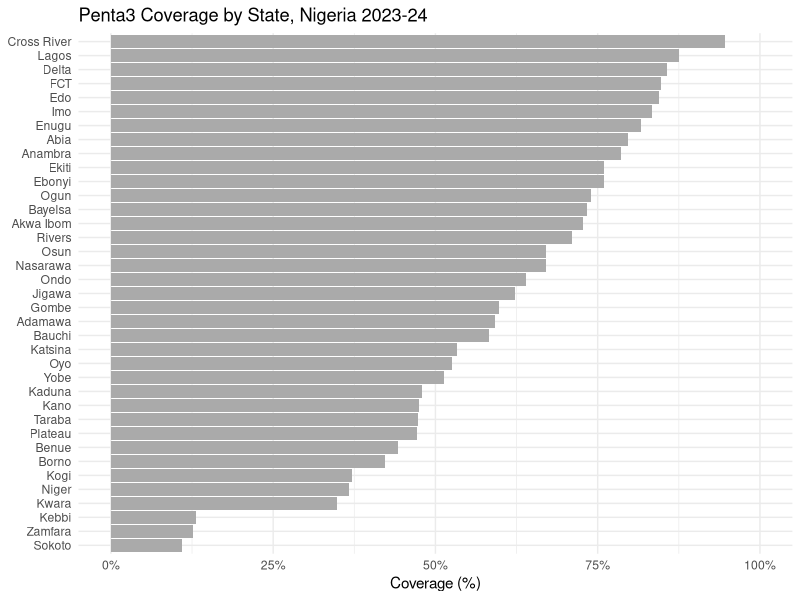
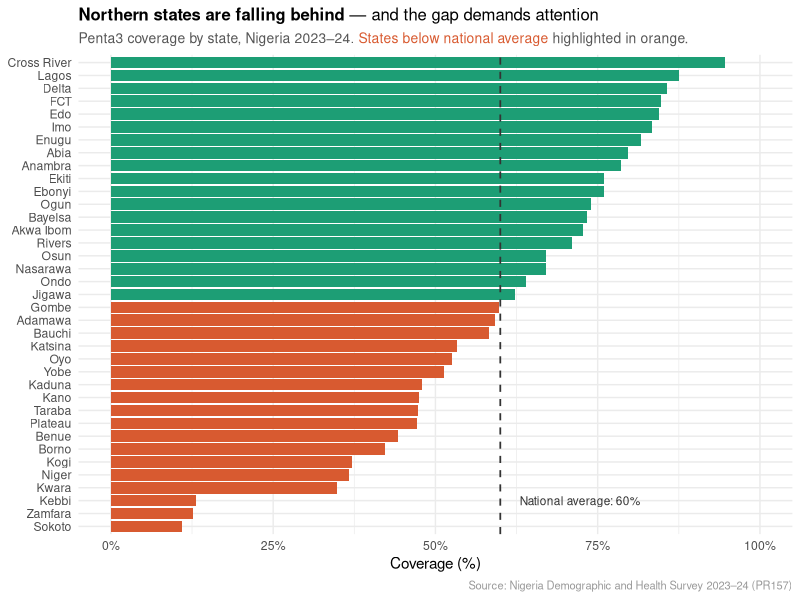
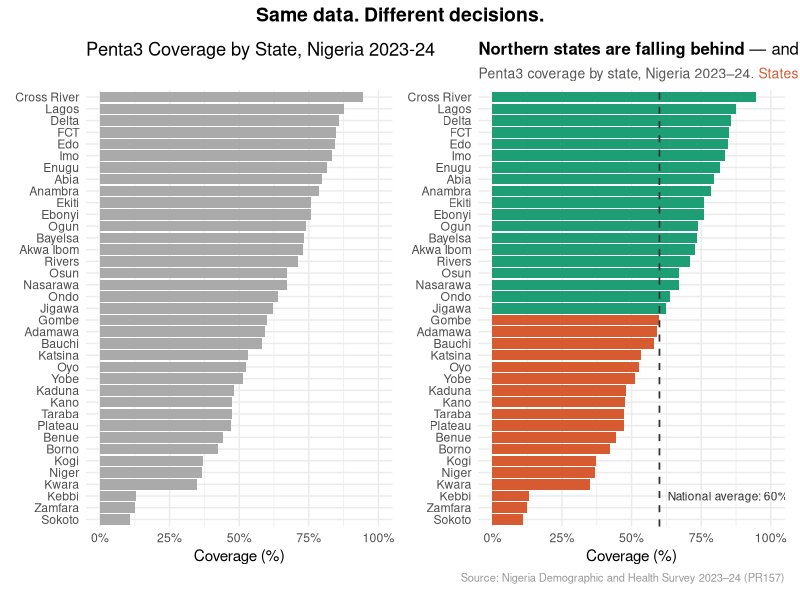

Recreate these plots in R, in order.
## ---- chunk 1
# Load packages
library(ggplot2)   # for building charts
library(ggtext)    # for formatted text in chart titles
library(patchwork) # for combining multiple charts
library(scales)    # for formatting axis labels as percentages
library(dplyr)     # for organising and transforming data
## ---- chunk 2
# Create the dataset
coverage <- data.frame(
  state = c(
    "Abia", "Adamawa", "Akwa Ibom", "Anambra", "Bauchi",
    "Bayelsa", "Benue", "Borno", "Cross River", "Delta",
    "Ebonyi", "Edo", "Ekiti", "Enugu", "FCT",
    "Gombe", "Imo", "Jigawa", "Kaduna", "Kano",
    "Katsina", "Kebbi", "Kogi", "Kwara", "Lagos",
    "Nasarawa", "Niger", "Ogun", "Ondo", "Osun",
    "Oyo", "Plateau", "Rivers", "Sokoto", "Taraba",
    "Yobe", "Zamfara"
  ),
  penta3_coverage = c(
    79.7, 59.2, 72.8, 78.6, 58.2,
    73.4, 44.3, 42.2, 94.6, 85.7,
    75.9, 84.5, 75.9, 81.6, 84.8,
    59.8, 83.4, 62.2, 48.0, 47.5,
    53.3, 13.1, 37.1, 34.9, 87.6,
    67.1, 36.7, 73.9, 63.9, 67.1,
    52.6, 47.1, 71.0, 10.9, 47.3,
    51.3, 12.6
  )
)
## ---- chunk 3
# View the first few rows
head(coverage)

# Check dimensions — how many rows and columns?
nrow(coverage)  # should be 37 (36 states + FCT)
ncol(coverage)  # should be 2

# Quick summary of coverage values
summary(coverage$penta3_coverage)
## ---- chunk 4
# The "before" chart — a label, not an argument
chart_before <- ggplot(
  data = coverage,
  aes(
    x = reorder(state, penta3_coverage),  # order states from lowest to highest
    y = penta3_coverage                    # coverage on the y axis
  )
) +
  geom_col(fill = "#AAAAAA") +            # draw bars in grey
  coord_flip() +                           # flip so state names are readable
  scale_y_continuous(
    labels = label_percent(scale = 1),     # format y axis as percentages
    limits = c(0, 100)
  ) +
  labs(
    title = "Penta3 Coverage by State, Nigeria 2023-24",  # a label
    x = NULL,
    y = "Coverage (%)"
  ) +
  theme_minimal(base_size = 11)

# View the chart
chart_before
## ---- chunk 5
# Calculate the national average
national_avg <- mean(coverage$penta3_coverage)
national_avg  # print the value

# How many states are below the national average?
coverage %>%
  filter(penta3_coverage < national_avg) %>%
  arrange(penta3_coverage)
## ---- chunk 6
# Flag each state as above or below the national average
coverage <- coverage %>%
  mutate(
    below_avg = penta3_coverage < national_avg  # creates a TRUE/FALSE column
  )

# The "after" chart — an argument, not a label
chart_after <- ggplot(
  data = coverage,
  aes(
    x = reorder(state, penta3_coverage),
    y = penta3_coverage,
    fill = below_avg                       # colour bars by above/below average
  )
) +
  geom_col() +
  geom_hline(
    yintercept = national_avg,             # reference line at national average
    linetype   = "dashed",
    colour     = "#333333",
    linewidth  = 0.6
  ) +
  coord_flip() +
  scale_fill_manual(
    values = c(
      "TRUE"  = "#D85A30",                 # orange for below-average states
      "FALSE" = "#1D9E75"                  # green for above-average states
    ),
    guide = "none"                         # title explains colour — no legend needed
  ) +
  scale_y_continuous(
    labels = label_percent(scale = 1),
    limits = c(0, 100)
  ) +
  annotate(
    geom   = "text",
    x      = 3,
    y      = national_avg + 3,
    label  = paste0("National average: ", round(national_avg, 1), "%"),
    hjust  = 0,
    size   = 3,
    colour = "#333333"
  ) +
  labs(
    title    = "**Northern states are falling behind** — and the gap demands attention",
    subtitle = "Penta3 coverage by state, Nigeria 2023–24. <span style='color:#D85A30'>States below national average</span> highlighted in orange.",
    x        = NULL,
    y        = "Coverage (%)",
    caption  = "Source: Nigeria Demographic and Health Survey 2023–24 (PR157)"
  ) +
  theme_minimal(base_size = 11) +
  theme(
    plot.title    = element_markdown(size = 12, lineheight = 1.3),
    plot.subtitle = element_markdown(size = 10, colour = "#555555"),
    plot.caption  = element_text(size = 8, colour = "#999999")
  )

# View the chart
chart_after
## ---- chunk 7
# Place both charts side by side using patchwork
chart_before + chart_after +
  plot_annotation(
    title = "Same data. Different decisions.",
    theme = theme(
      plot.title = element_text(size = 14, face = "bold", hjust = 0.5)
    )
  )
